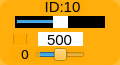
    <widget class="QWidget" name="widget_id10" native="true">
     <property name="geometry">
      <rect>
       <x>185</x>
       <y>460</y>
       <width>120</width>
       <height>65</height>
      </rect>
     </property>
     <property name="maximumSize">
      <size>
       <width>16777161</width>
       <height>16777215</height>
      </size>
     </property>
     <property name="styleSheet">
      <string notr="true">background-color: rgb(255, 170, 0, 200);
border-radius:10px;</string>
     </property>
     <widget class="QLabel" name="label_ID10">
      <property name="geometry">
       <rect>
        <x>40</x>
        <y>1</y>
        <width>45</width>
        <height>12</height>
       </rect>
      </property>
      <property name="minimumSize">
       <size>
        <width>0</width>
        <height>10</height>
       </size>
      </property>
      <property name="font">
       <font>
        <family>Arial</family>
        <pointsize>11</pointsize>
       </font>
      </property>
      <property name="styleSheet">
       <string notr="true">background-color: rgb(255, 255, 255， 0);
border-radius:0px;</string>
      </property>
      <property name="text">
       <string>ID:10</string>
      </property>
      <property name="alignment">
       <set>Qt::AlignCenter</set>
      </property>
     </widget>
     <widget class="QSlider" name="horizontalSlider_pulse_id10">
      <property name="geometry">
       <rect>
        <x>15</x>
        <y>16</y>
        <width>90</width>
        <height>12</height>
       </rect>
      </property>
      <property name="autoFillBackground">
       <bool>false</bool>
      </property>
      <property name="styleSheet">
       <string notr="true">QSlider{
	background: rgb(0, 0, 0);
	border-radius:0px;
}
QSlider::handle {/*设置中间的那个滑动的键*/                           background: rgb(255, 255, 255)}</string>
      </property>
      <property name="minimum">
       <number>0</number>
      </property>
      <property name="maximum">
       <number>1000</number>
      </property>
      <property name="pageStep">
       <number>1</number>
      </property>
      <property name="value">
       <number>500</number>
      </property>
      <property name="orientation">
       <enum>Qt::Horizontal</enum>
      </property>
     </widget>
     <widget class="QSlider" name="horizontalSlider_dev_id10">
      <property name="geometry">
       <rect>
        <x>35</x>
        <y>48</y>
        <width>50</width>
        <height>13</height>
       </rect>
      </property>
      <property name="styleSheet">
       <string notr="true">background-color: rgb(255, 255, 255， 0);</string>
      </property>
      <property name="minimum">
       <number>-125</number>
      </property>
      <property name="maximum">
       <number>125</number>
      </property>
      <property name="pageStep">
       <number>1</number>
      </property>
      <property name="orientation">
       <enum>Qt::Horizontal</enum>
      </property>
     </widget>
     <widget class="QLabel" name="label_id10">
      <property name="geometry">
       <rect>
        <x>10</x>
        <y>47</y>
        <width>30</width>
        <height>15</height>
       </rect>
      </property>
      <property name="minimumSize">
       <size>
        <width>0</width>
        <height>10</height>
       </size>
      </property>
      <property name="font">
       <font>
        <family>DejaVu Sans</family>
        <pointsize>10</pointsize>
       </font>
      </property>
      <property name="styleSheet">
       <string notr="true">background-color: rgb(255, 255, 255， 0);</string>
      </property>
      <property name="text">
       <string>0</string>
      </property>
      <property name="alignment">
       <set>Qt::AlignCenter</set>
      </property>
     </widget>
     <widget class="QLineEdit" name="lineEdit_id10">
      <property name="geometry">
       <rect>
        <x>38</x>
        <y>32</y>
        <width>45</width>
        <height>14</height>
       </rect>
      </property>
      <property name="sizePolicy">
       <sizepolicy hsizetype="Fixed" vsizetype="Fixed">
        <horstretch>0</horstretch>
        <verstretch>0</verstretch>
       </sizepolicy>
      </property>
      <property name="font">
       <font>
        <family>Arial</family>
        <pointsize>11</pointsize>
       </font>
      </property>
      <property name="autoFillBackground">
       <bool>false</bool>
      </property>
      <property name="styleSheet">
       <string notr="true">background-color: rgb(255, 255, 255);
border-radius:0px;</string>
      </property>
      <property name="text">
       <string>500</string>
      </property>
      <property name="maxLength">
       <number>1000</number>
      </property>
      <property name="alignment">
       <set>Qt::AlignCenter</set>
      </property>
      <property name="dragEnabled">
       <bool>false</bool>
      </property>
      <property name="readOnly">
       <bool>false</bool>
      </property>
     </widget>
     <widget class="QCheckBox" name="checkBox_id10">
      <property name="geometry">
       <rect>
        <x>13</x>
        <y>34</y>
        <width>15</width>
        <height>10</height>
       </rect>
      </property>
      <property name="text">
       <string/>
      </property>
     </widget>
    </widget>
